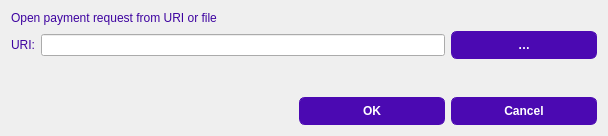
<?xml version="1.0" encoding="UTF-8"?>
<ui version="4.0">
 <class>OpenURIDialog</class>
 <widget class="QDialog" name="OpenURIDialog">
  <property name="geometry">
   <rect>
    <x>0</x>
    <y>0</y>
    <width>608</width>
    <height>136</height>
   </rect>
  </property>
  <property name="windowTitle">
   <string>Open URI</string>
  </property>
  <property name="styleSheet">
   <string notr="true">QPushButton{
        background-color:#4b09b2;
        color:white;
		min-height:26px;
		max-height:26px;
        min-width: 120px;
		padding-left:12px;
		padding-right:12px;
        border:1px solid #4b09b2;
		icon-size:24px;
		font:bold;
		border-radius:6px;
}

QPushButton:hover{
        background-color:#6821d6;
}

QPushButton:pressed{
        background-color:#3f0698;
}

QLabel{
	color:#3e03a0;
}



</string>
  </property>
  <layout class="QVBoxLayout" name="verticalLayout">
   <item>
    <widget class="QLabel" name="label_2">
     <property name="text">
      <string>Open payment request from URI or file</string>
     </property>
    </widget>
   </item>
   <item>
    <layout class="QHBoxLayout" name="horizontalLayout">
     <item>
      <widget class="QLabel" name="label">
       <property name="text">
        <string>URI:</string>
       </property>
      </widget>
     </item>
     <item>
      <widget class="QValidatedLineEdit" name="uriEdit"/>
     </item>
     <item>
      <widget class="QPushButton" name="selectFileButton">
       <property name="toolTip">
        <string>Select payment request file</string>
       </property>
       <property name="text">
        <string notr="true">…</string>
       </property>
       <property name="autoDefault">
        <bool>false</bool>
       </property>
      </widget>
     </item>
    </layout>
   </item>
   <item>
    <spacer name="verticalSpacer">
     <property name="orientation">
      <enum>Qt::Vertical</enum>
     </property>
     <property name="sizeHint" stdset="0">
      <size>
       <width>20</width>
       <height>40</height>
      </size>
     </property>
    </spacer>
   </item>
   <item>
    <widget class="QDialogButtonBox" name="buttonBox">
     <property name="orientation">
      <enum>Qt::Horizontal</enum>
     </property>
     <property name="standardButtons">
      <set>QDialogButtonBox::Cancel|QDialogButtonBox::Ok</set>
     </property>
    </widget>
   </item>
  </layout>
 </widget>
 <customwidgets>
  <customwidget>
   <class>QValidatedLineEdit</class>
   <extends>QLineEdit</extends>
   <header>qvalidatedlineedit.h</header>
  </customwidget>
 </customwidgets>
 <resources/>
 <connections>
  <connection>
   <sender>buttonBox</sender>
   <signal>accepted()</signal>
   <receiver>OpenURIDialog</receiver>
   <slot>accept()</slot>
   <hints>
    <hint type="sourcelabel">
     <x>248</x>
     <y>254</y>
    </hint>
    <hint type="destinationlabel">
     <x>157</x>
     <y>274</y>
    </hint>
   </hints>
  </connection>
  <connection>
   <sender>buttonBox</sender>
   <signal>rejected()</signal>
   <receiver>OpenURIDialog</receiver>
   <slot>reject()</slot>
   <hints>
    <hint type="sourcelabel">
     <x>316</x>
     <y>260</y>
    </hint>
    <hint type="destinationlabel">
     <x>286</x>
     <y>274</y>
    </hint>
   </hints>
  </connection>
 </connections>
</ui>
